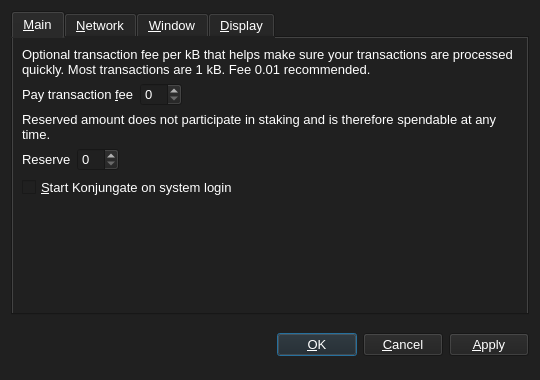
<?xml version="1.0" encoding="UTF-8"?>
<ui version="4.0">
 <class>OptionsDialog</class>
 <widget class="QDialog" name="OptionsDialog">
  <property name="geometry">
   <rect>
    <x>0</x>
    <y>0</y>
    <width>540</width>
    <height>380</height>
   </rect>
  </property>
  <property name="windowTitle">
   <string>Options</string>
  </property>
  <property name="styleSheet">
   <string notr="true">background-color: rgb(32, 32, 32);
color: rgb(255, 255, 255);</string>
  </property>
  <property name="modal">
   <bool>true</bool>
  </property>
  <layout class="QVBoxLayout" name="verticalLayout">
   <item>
    <widget class="QTabWidget" name="tabWidget">
     <property name="font">
      <font>
       <pointsize>10</pointsize>
      </font>
     </property>
     <property name="tabPosition">
      <enum>QTabWidget::North</enum>
     </property>
     <property name="currentIndex">
      <number>0</number>
     </property>
     <widget class="QWidget" name="tabMain">
      <attribute name="title">
       <string>&amp;Main</string>
      </attribute>
      <layout class="QGridLayout" name="gridLayout">
       <item row="0" column="0" colspan="2">
        <widget class="QLabel" name="transactionFeeInfoLabel">
         <property name="font">
          <font>
           <pointsize>10</pointsize>
          </font>
         </property>
         <property name="text">
          <string>Optional transaction fee per kB that helps make sure your transactions are processed quickly. Most transactions are 1 kB. Fee 0.01 recommended.</string>
         </property>
         <property name="textFormat">
          <enum>Qt::PlainText</enum>
         </property>
         <property name="wordWrap">
          <bool>true</bool>
         </property>
        </widget>
       </item>
       <item row="1" column="0">
        <layout class="QHBoxLayout" name="horizontalLayoutFee">
         <item>
          <widget class="QLabel" name="transactionFeeLabel">
           <property name="font">
            <font>
             <pointsize>10</pointsize>
            </font>
           </property>
           <property name="text">
            <string>Pay transaction &amp;fee</string>
           </property>
           <property name="textFormat">
            <enum>Qt::PlainText</enum>
           </property>
           <property name="buddy">
            <cstring>transactionFee</cstring>
           </property>
          </widget>
         </item>
         <item>
          <widget class="KonjungateAmountField" name="transactionFee">
           <property name="font">
            <font>
             <pointsize>10</pointsize>
            </font>
           </property>
          </widget>
         </item>
         <item>
          <spacer name="horizontalSpacerFee">
           <property name="orientation">
            <enum>Qt::Horizontal</enum>
           </property>
           <property name="sizeHint" stdset="0">
            <size>
             <width>40</width>
             <height>20</height>
            </size>
           </property>
          </spacer>
         </item>
        </layout>
       </item>
       <item row="2" column="0" colspan="2">
        <widget class="QLabel" name="reserveBalanceInfoLabel">
         <property name="font">
          <font>
           <pointsize>10</pointsize>
          </font>
         </property>
         <property name="text">
          <string>Reserved amount does not participate in staking and is therefore spendable at any time.</string>
         </property>
         <property name="textFormat">
          <enum>Qt::PlainText</enum>
         </property>
         <property name="wordWrap">
          <bool>true</bool>
         </property>
        </widget>
       </item>
       <item row="3" column="0">
        <layout class="QHBoxLayout" name="horizontalLayoutReserveBalance">
         <item>
          <widget class="QLabel" name="reserveBalanceLabel">
           <property name="font">
            <font>
             <pointsize>10</pointsize>
            </font>
           </property>
           <property name="text">
            <string>Reserve</string>
           </property>
           <property name="textFormat">
            <enum>Qt::PlainText</enum>
           </property>
           <property name="buddy">
            <cstring>reserveBalance</cstring>
           </property>
          </widget>
         </item>
         <item>
          <widget class="KonjungateAmountField" name="reserveBalance">
           <property name="font">
            <font>
             <pointsize>10</pointsize>
            </font>
           </property>
          </widget>
         </item>
         <item>
          <spacer name="horizontalSpacerReserveBalance">
           <property name="orientation">
            <enum>Qt::Horizontal</enum>
           </property>
           <property name="sizeHint" stdset="0">
            <size>
             <width>40</width>
             <height>20</height>
            </size>
           </property>
          </spacer>
         </item>
        </layout>
       </item>
       <item row="4" column="0">
        <widget class="QCheckBox" name="bitcoinAtStartup">
         <property name="font">
          <font>
           <pointsize>10</pointsize>
          </font>
         </property>
         <property name="toolTip">
          <string>Automatically start Konjungate after logging in to the system.</string>
         </property>
         <property name="text">
          <string>&amp;Start Konjungate on system login</string>
         </property>
        </widget>
       </item>
       <item row="5" column="0">
        <spacer name="verticalSpacer_Main">
         <property name="orientation">
          <enum>Qt::Vertical</enum>
         </property>
         <property name="sizeHint" stdset="0">
          <size>
           <width>20</width>
           <height>40</height>
          </size>
         </property>
        </spacer>
       </item>
      </layout>
     </widget>
     <widget class="QWidget" name="tabNetwork">
      <attribute name="title">
       <string>&amp;Network</string>
      </attribute>
      <layout class="QVBoxLayout" name="verticalLayout_Network">
       <item>
        <widget class="QCheckBox" name="mapPortUpnp">
         <property name="font">
          <font>
           <pointsize>10</pointsize>
          </font>
         </property>
         <property name="toolTip">
          <string>Automatically open the Konjungate client port on the router. This only works when your router supports UPnP and it is enabled.</string>
         </property>
         <property name="text">
          <string>Map port using &amp;UPnP</string>
         </property>
        </widget>
       </item>
       <item>
        <spacer name="verticalSpacer_Network">
         <property name="orientation">
          <enum>Qt::Vertical</enum>
         </property>
         <property name="sizeHint" stdset="0">
          <size>
           <width>20</width>
           <height>40</height>
          </size>
         </property>
        </spacer>
       </item>
      </layout>
     </widget>
     <widget class="QWidget" name="tabWindow">
      <attribute name="title">
       <string>&amp;Window</string>
      </attribute>
      <layout class="QVBoxLayout" name="verticalLayout_Window">
       <item>
        <widget class="QCheckBox" name="minimizeToTray">
         <property name="font">
          <font>
           <pointsize>10</pointsize>
          </font>
         </property>
         <property name="toolTip">
          <string>Show only a tray icon after minimizing the window.</string>
         </property>
         <property name="text">
          <string>&amp;Minimize to the tray instead of the taskbar</string>
         </property>
        </widget>
       </item>
       <item>
        <widget class="QCheckBox" name="minimizeOnClose">
         <property name="font">
          <font>
           <pointsize>10</pointsize>
          </font>
         </property>
         <property name="toolTip">
          <string>Minimize instead of exit the application when the window is closed. When this option is enabled, the application will be closed only after selecting Quit in the menu.</string>
         </property>
         <property name="text">
          <string>M&amp;inimize on close</string>
         </property>
        </widget>
       </item>
       <item>
        <spacer name="verticalSpacer_Window">
         <property name="orientation">
          <enum>Qt::Vertical</enum>
         </property>
         <property name="sizeHint" stdset="0">
          <size>
           <width>20</width>
           <height>40</height>
          </size>
         </property>
        </spacer>
       </item>
      </layout>
     </widget>
     <widget class="QWidget" name="tabDisplay">
      <attribute name="title">
       <string>&amp;Display</string>
      </attribute>
      <layout class="QVBoxLayout" name="verticalLayout_Display">
       <item>
        <layout class="QHBoxLayout" name="horizontalLayout_1_Display">
         <item>
          <widget class="QLabel" name="langLabel">
           <property name="font">
            <font>
             <pointsize>10</pointsize>
            </font>
           </property>
           <property name="text">
            <string>User Interface &amp;language:</string>
           </property>
           <property name="textFormat">
            <enum>Qt::PlainText</enum>
           </property>
           <property name="buddy">
            <cstring>lang</cstring>
           </property>
          </widget>
         </item>
         <item>
          <widget class="QValueComboBox" name="lang">
           <property name="font">
            <font>
             <pointsize>10</pointsize>
            </font>
           </property>
           <property name="toolTip">
            <string>The user interface language can be set here. This setting will take effect after restarting Konjungate.</string>
           </property>
          </widget>
         </item>
        </layout>
       </item>
       <item>
        <layout class="QHBoxLayout" name="horizontalLayout_2_Display">
         <item>
          <widget class="QLabel" name="unitLabel">
           <property name="font">
            <font>
             <pointsize>10</pointsize>
            </font>
           </property>
           <property name="text">
            <string>&amp;Unit to show amounts in:</string>
           </property>
           <property name="textFormat">
            <enum>Qt::PlainText</enum>
           </property>
           <property name="buddy">
            <cstring>unit</cstring>
           </property>
          </widget>
         </item>
         <item>
          <widget class="QValueComboBox" name="unit">
           <property name="font">
            <font>
             <pointsize>10</pointsize>
            </font>
           </property>
           <property name="toolTip">
            <string>Choose the default subdivision unit to show in the interface and when sending coins.</string>
           </property>
          </widget>
         </item>
        </layout>
       </item>
       <item>
        <widget class="QCheckBox" name="coinControlFeatures">
         <property name="font">
          <font>
           <pointsize>10</pointsize>
          </font>
         </property>
         <property name="toolTip">
          <string>Whether to show coin control features or not.</string>
         </property>
         <property name="text">
          <string>Display coin &amp;control features (experts only!)</string>
         </property>
        </widget>
       </item>
       <item>
        <widget class="QCheckBox" name="useDarkTheme">
         <property name="font">
          <font>
           <pointsize>10</pointsize>
          </font>
         </property>
         <property name="text">
          <string>Use Dark Visual theme (requires restart)</string>
         </property>
        </widget>
       </item>
       <item>
        <spacer name="verticalSpacer_Display">
         <property name="orientation">
          <enum>Qt::Vertical</enum>
         </property>
         <property name="sizeHint" stdset="0">
          <size>
           <width>20</width>
           <height>40</height>
          </size>
         </property>
        </spacer>
       </item>
      </layout>
     </widget>
    </widget>
   </item>
   <item>
    <layout class="QHBoxLayout" name="horizontalLayout_Buttons">
     <item>
      <spacer name="horizontalSpacer_1">
       <property name="orientation">
        <enum>Qt::Horizontal</enum>
       </property>
       <property name="sizeHint" stdset="0">
        <size>
         <width>40</width>
         <height>48</height>
        </size>
       </property>
      </spacer>
     </item>
     <item>
      <widget class="QLabel" name="statusLabel">
       <property name="font">
        <font>
         <weight>75</weight>
         <bold>true</bold>
        </font>
       </property>
       <property name="text">
        <string/>
       </property>
       <property name="textFormat">
        <enum>Qt::PlainText</enum>
       </property>
       <property name="wordWrap">
        <bool>true</bool>
       </property>
      </widget>
     </item>
     <item>
      <spacer name="horizontalSpacer_2">
       <property name="orientation">
        <enum>Qt::Horizontal</enum>
       </property>
       <property name="sizeHint" stdset="0">
        <size>
         <width>40</width>
         <height>48</height>
        </size>
       </property>
      </spacer>
     </item>
     <item>
      <widget class="QPushButton" name="okButton">
       <property name="font">
        <font>
         <pointsize>10</pointsize>
        </font>
       </property>
       <property name="text">
        <string>&amp;OK</string>
       </property>
      </widget>
     </item>
     <item>
      <widget class="QPushButton" name="cancelButton">
       <property name="font">
        <font>
         <pointsize>10</pointsize>
        </font>
       </property>
       <property name="text">
        <string>&amp;Cancel</string>
       </property>
       <property name="autoDefault">
        <bool>false</bool>
       </property>
      </widget>
     </item>
     <item>
      <widget class="QPushButton" name="applyButton">
       <property name="font">
        <font>
         <pointsize>10</pointsize>
        </font>
       </property>
       <property name="text">
        <string>&amp;Apply</string>
       </property>
       <property name="autoDefault">
        <bool>false</bool>
       </property>
      </widget>
     </item>
    </layout>
   </item>
  </layout>
 </widget>
 <customwidgets>
  <customwidget>
   <class>KonjungateAmountField</class>
   <extends>QSpinBox</extends>
   <header>bitcoinamountfield.h</header>
   <container>1</container>
  </customwidget>
  <customwidget>
   <class>QValueComboBox</class>
   <extends>QComboBox</extends>
   <header>qvaluecombobox.h</header>
  </customwidget>
 </customwidgets>
 <resources/>
 <connections/>
</ui>
